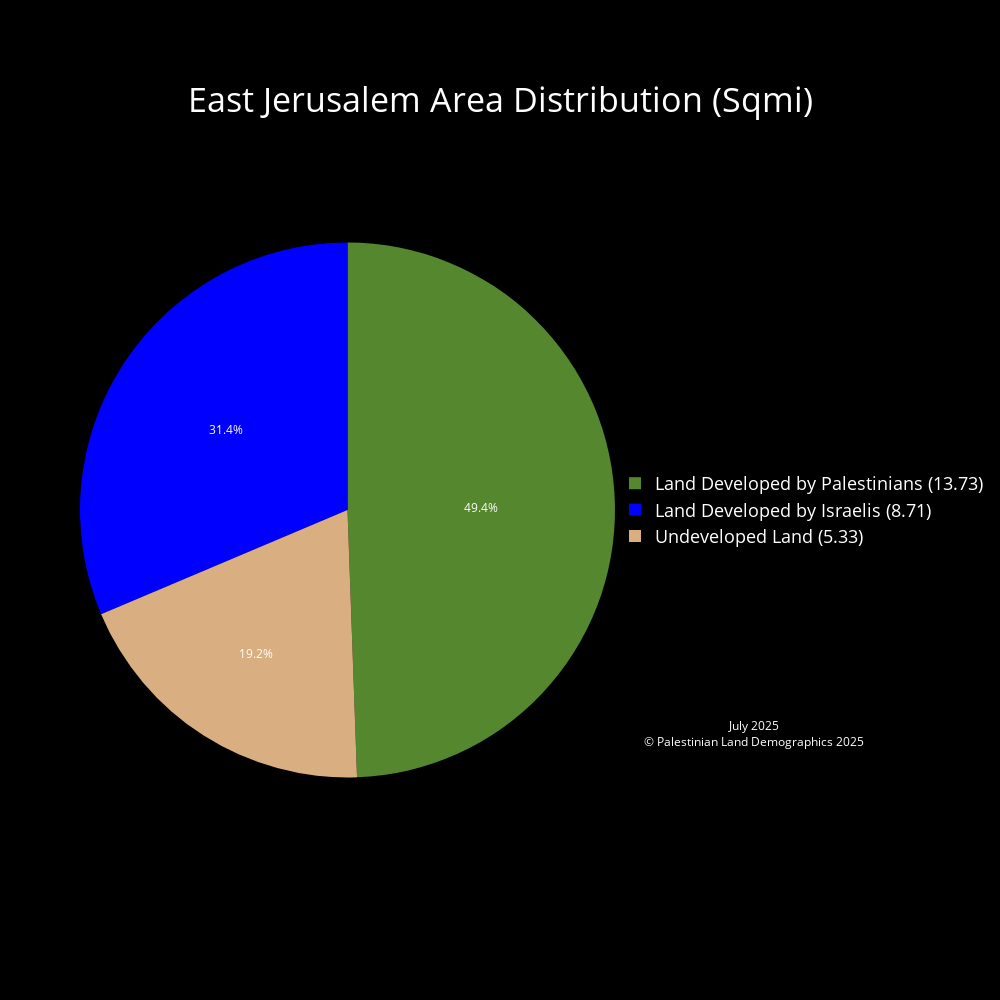

Notebook code cell kept with this figure:
### Code cell
# East Jerusalem
# Clip to East Jerusalem
East_Jerusalem_land_mass = gpd.clip(Palestinian_Land_Mass, East_Jerusalem) # Palestinian Land Mass in East Jerusalem
East_Jerusalem_seam_zone = gpd.clip(Seam_Zone, East_Jerusalem)
East_Jerusalem_israeli_land_mass = gpd.clip(Israeli_Land_Mass, East_Jerusalem)
#East_Jerusalem_israeli_land_mass.to_file('BoundariesFiles/East_Jerusalem_israeli_land_mass.geojson', driver = 'GeoJSON')
# Calculate Area for clipped layer
East_Jerusalem_land_mass['Area_sqmi'] = Jerusalem_land_mass['geometry'].to_crs(epsg=28191).area * 3.8610215854245e-7
East_Jerusalem_seam_zone['Area_sqmi'] = Jerusalem_seam_zone['geometry'].to_crs(epsg=28191).area * 3.8610215854245e-7
East_Jerusalem_israeli_land_mass['Area_sqmi'] = East_Jerusalem_israeli_land_mass['geometry'].to_crs(epsg=28191).area * 3.8610215854245e-7
# Plot for Visualization (Includes East Jerusalem)
fig, ax = plt.subplots()
East_Jerusalem.plot(ax = ax, facecolor = "white", edgecolor = "black", label = "East Jerusalem")
East_Jerusalem_seam_zone.plot(ax=ax, facecolor = "#1a237e", edgecolor = "#1a237e", label = "Palestinian Seam Zone in East Jerusalem")
East_Jerusalem_land_mass.plot(ax = ax, facecolor = "green", edgecolor = "green", label = "Palestinian Land Mass in East Jerusalem")
East_Jerusalem_israeli_land_mass.plot(ax = ax, facecolor = "blue", edgecolor = "blue", label = "Israeli Land Mass in East Jerusalem")
plt.title(f"Palestinian and Israeli Land Mass East Jerusalem")
plt.xlabel('Longitude')
plt.ylabel('Latitude')
plt.show()



# Calculate the land mass in areas a, b, c etc.. Excludes East Jerusalem, and East Jerusalem land area
# Jerusalem_seam_zone['Area_sqmi'].groupby([Jerusalem_seam_zone['CLASS']]).sum()
# Palestinian_Land_Mass_East_Jerusalem['Area_sqmi'].groupby(Palestinian_Land_Mass_East_Jerusalem['CLASS']).sum()
# Palestinian_Seam_Zone_East_Jerusalem['Area_sqmi'].groupby(Palestinian_Seam_Zone_East_Jerusalem['CLASS']).sum()
Palestinian_Land_Mass_East_Jerusalem['Area_sqmi'] = Palestinian_Land_Mass_East_Jerusalem['geometry'].area * 3.861e-7 #sqmi
Palestinian_Seam_Zone_East_Jerusalem['Area_sqmi'] = Palestinian_Seam_Zone_East_Jerusalem['geometry'].area * 3.861e-7 #sqmi
Israeli_Land_Mass_East_Jerusalem['Area_sqmi'] = Israeli_Land_Mass_East_Jerusalem['geometry'].area * 3.861e-7 #sqmi
Palestinian_Land_Mass_EJ_area = Palestinian_Land_Mass_East_Jerusalem['Area_sqmi'].groupby(Palestinian_Land_Mass_East_Jerusalem['CLASS']).sum().iloc[1]
print(Palestinian_Land_Mass_EJ_area)
Palestinian_Land_Mass_Seam_Zone_EJ_area = Palestinian_Seam_Zone_East_Jerusalem['Area_sqmi'].groupby(Palestinian_Seam_Zone_East_Jerusalem['CLASS']).sum().iloc[1]
print(Palestinian_Land_Mass_Seam_Zone_EJ_area)
total_palestinian_developed_land_east_jerusalem = Palestinian_Land_Mass_EJ_area + Palestinian_Land_Mass_Seam_Zone_EJ_area
total_israeli_developed_land_east_jerusalem = Israeli_Land_Mass_East_Jerusalem['Area_sqmi'].groupby(Israeli_Land_Mass_East_Jerusalem['Nationality']).sum().iloc[0]
open_area = east_jerusalem_area - total_palestinian_developed_land_east_jerusalem - total_israeli_developed_land_east_jerusalem
print(east_jerusalem_area)
# declaring data from land mass calculations
data = [total_palestinian_developed_land_east_jerusalem, total_israeli_developed_land_east_jerusalem, open_area]

# Custom color palette and labels
label_color_dict = {'Land Developed by Palestinians' : '#55872F', 'Land Developed by Israelis' : '#0000FF', 'Undeveloped Land' : '#D9AE80'}
labels = list(label_color_dict.keys())
palette_color = list(label_color_dict.values())
custom_labels = [f'{label} ({round(value, 2)})' for label, value in zip(labels, data)]

# Pie chart using plotly
fig = go.Figure(
    data=[
        go.Pie(
            labels=custom_labels,
            values=data,
            marker=dict(colors=palette_color)
            
        )
    ]
)

fig.update_traces(textposition='inside',       # puts text inside the pie chart
                    textinfo = 'percent',        # shows us the percent and the area in sqmi ('percent+label' to show both)
                    textfont_color='white')      # color of the labels inside the pie chart are set to white

fig.update_layout(
    paper_bgcolor='black',       # background color around the plot  
    plot_bgcolor='black',        # background color of the plot
    font_color='white',          # color of the legend and title
    title={
        'text': 'East Jerusalem Area Distribution (Sqmi)',
        'x': 0.5,                # Middle
        'y': 0.90,                # Nearly at the top
        'xanchor': 'center',
        'yanchor': 'middle',
        'font': {'size': 34}     # Increase font size for the title
    },
    legend={
        'font': {'size': 18},     # Increase font size for the legend
        'x': 1,                   # Position legend to the right of the pie chart
        'y': 0.5,                 # Position legend in the middle
        'xanchor': 'left',
        'yanchor': 'middle'
    },
    annotations=[
        dict(
            text="July 2025<br>© Palestinian Land Demographics 2025",
            x=1.05,
            y=0.25,
            showarrow=False,
            font=dict(color='white', size=12),
            xanchor='left',
            yanchor='top'
        )
    ],
    width=1000,                  # width and height of the pie chart
    height=1000
)

fig.write_html('July2025\PieCharts_HTML\East_Jerusalem_Area_Distribution_Pie_Chart.html')
fig.write_image('July2025\PieCharts_JPG\East_Jerusalem_Area_Distribution_Pie_Chart.jpg')
fig.show()

### Figure 1 — Plotly figure (JSON) as saved in the notebook; plotly's stock layout.template omitted (floating-point values rounded to 4 significant figures)
{"data": [{"labels": ["Land Developed by Palestinians (13.73)", "Land Developed by Israelis (8.71)", "Undeveloped Land (5.33)"], "marker": {"colors": ["#55872F", "#0000FF", "#D9AE80"]}, "textfont": {"color": "white"}, "textinfo": "percent", "textposition": "inside", "type": "pie", "values": [13.73, 8.711, 5.333]}], "layout": {"annotations": [{"font": {"color": "white", "size": 12}, "showarrow": false, "text": "July 2025<br>© Palestinian Land Demographics 2025", "x": 1.05, "xanchor": "left", "y": 0.25, "yanchor": "top"}], "font": {"color": "white"}, "height": 1000, "legend": {"font": {"size": 18}, "x": 1, "xanchor": "left", "y": 0.5, "yanchor": "middle"}, "paper_bgcolor": "black", "plot_bgcolor": "black", "title": {"font": {"size": 34}, "text": "East Jerusalem Area Distribution (Sqmi)", "x": 0.5, "xanchor": "center", "y": 0.9, "yanchor": "middle"}, "width": 1000}}
